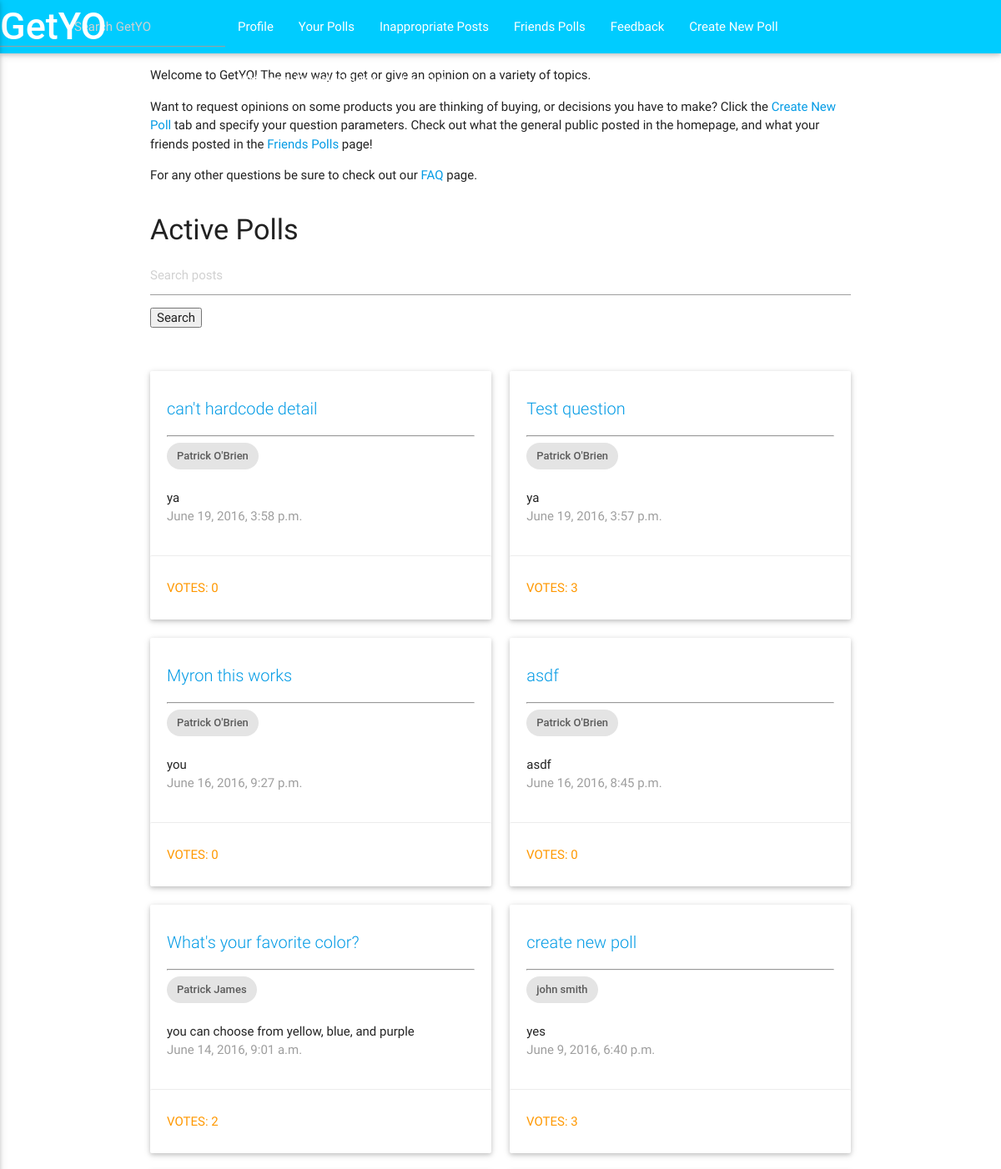
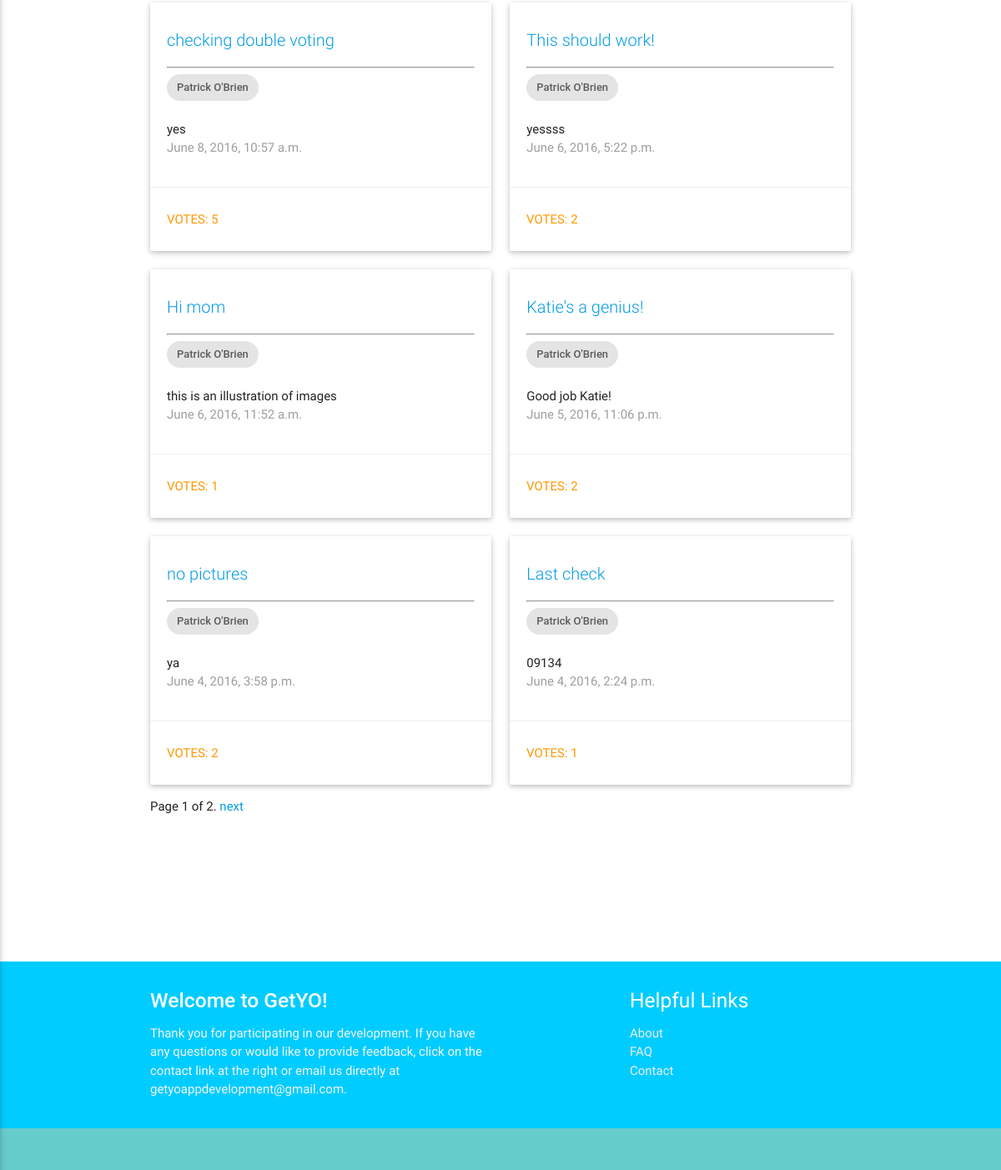
The page /app/ (signed in) on the database its author committed (2 pictures, top to bottom).
### imo_app/models.py (models this page shows, shortened)
class Question(models.Model):
    author = models.ForeignKey(UserProfile, on_delete=models.CASCADE)
    author_name = models.CharField(max_length=200, default='')
    question_text = models.CharField(max_length=200)
    description = models.TextField(default = '')
    category = models.CharField(max_length=50, default='')
    pub_date = models.DateTimeField('date published')
    choice1 = models.CharField(null=True, blank=True, default = '', max_length = 200)
    image1 = models.ImageField(null=True, blank=True)
    choice2 = models.CharField(null=True, blank=True, default = '', max_length = 200)
    image2 = models.ImageField(null=True, blank=True)
    choice3 = models.CharField(null=True, blank=True, default = '', max_length = 200)
    image3 = models.ImageField(null=True, blank=True)
    total_votes = models.IntegerField(default = 0)
    inappropriate = models.IntegerField(default=0)
    class Meta:
        ordering = ['-pub_date']

class UserProfile(models.Model):
    user = models.OneToOneField(User)
    name = models.CharField(max_length=200, default='')
    gender = models.CharField(default='', blank=True, max_length=15)
    picture = models.ImageField(blank=True, null=True, default='')
    birthday = models.DateField(blank=True, null=True)
    about = models.TextField(null = True, blank = True, default='')
    motto = models.CharField(max_length=200, null = True, blank=True, default='')
    total_friends = models.IntegerField(default=0)
    inappropriate = models.IntegerField(default=0)
    join_date = models.DateField(blank=True, null=True)
    sponsor = models.BooleanField(default=False)
    verification = models.BooleanField(default=False)
    activation_key = models.CharField(max_length=100, default='')
    terms_of_service = models.BooleanField(default=False)

### imo_app/views.py (the view)
def index(request):
    q_list = Question.objects.all()
    if request.GET.get("q"):
        query = request.GET.get("q")
        q_list = search_bars(q_list, query)
    paginator = Paginator(q_list, 12) # Show 25 contacts per page
    page = request.GET.get('page')
    try:
        q = paginator.page(page)
    except PageNotAnInteger:
        q = paginator.page(1)
    except EmptyPage:
        q = paginator.page(paginator.num_pages)
    return render(request, 'imo_app/index.html', {'q_all': q})

### imo_app/templates/imo_app/index.html (shortened to what this page needs)
{% extends "imo_app/base.html" %}
{% block content %}
  <div class="row">
    <div class="col m12">
      <p>Welcome to GetYO!  The new way to get or give an opinion on a variety of topics.</p>
      <p>Want to request opinions on some products you are thinking of buying, or decisions you have to make?
        Click the <a href="{% url 'imo_app:view_newentry' %}">Create New Poll</a> tab and specify your question parameters.  Check out what the general public posted
        in the homepage, and what your friends posted in the <a href="{% url 'imo_app:friends_polls' %}">Friends Polls</a> page!</p>
      <p>For any other questions be sure to check out our <a href="{% url 'imo_app:faq' %}">FAQ</a> page.</p>
    </div>
  </div>
    {% if user.is_authenticated %}
      <h4>Active Polls</h4>
      <div class="row">
        <div class="col m12">
        <form method='GET' action=''>
        <input type='text' name='q' placeholder='Search posts' value='{{ request.GET.q }}' />
        <input type='submit' value='Search' />
        </form>
        <br></br>
      </div>
        {% for i in q_all %}
          <div class="col m6">
            <div class="card" >
              <div class="card-content">
                <span class="card-title truncate"><a href="{% url 'imo_app:detail' i.id %}" style = "font-size: 20px">{{ i.question_text }}</a></span>
                <hr></hr>
                <div class="chip">
                  {{ i.author.user.first_name}} {{ i.author.user.last_name}}
                </div>
                <br></br>
                <p class="truncate">{{ i.description }}</p>
                <p class="grey-text">{{ i.pub_date }}</p>
              </div>
              <a href="{% url 'imo_app:detail' i.id %}"><div class="orange-text waves-effect waves-teal card-action btn-flat" style="width:100%; height: 100%">
              Votes: {{ i.total_votes }}
              </div></a>
            </div>
          </div>
        {% endfor %}
        <div class = "col s12">
        <div class="pagination">
            <span class="step-links">
                <span class="current">
                    Page {{ q_all.number }} of {{ q_all.paginator.num_pages }}.
                </span>
                {% if q_all.has_next %}
                    <a href="?page={{ q_all.next_page_number }}{% if request.GET.q %}&q={{ request.GET.q }}{% endif %}">next</a>
                {% endif %}
            </span>
        </div>
      </div>
      </div>
    {% endif %}
{% endblock content %}

### imo_app/templates/imo_app/base.html (shortened to what this page needs)
<!DOCTYPE html>
{% load staticfiles %}
<html>
  <head>
    <link rel="stylesheet" type="text/css" href="{% static 'imo_app/css/imo.css' %}" />
    <link rel="stylesheet" type="text/css" href="{% static 'materialize/css/materialize.min.css' %}" />
  </head>
  <body>
    <div class = "navbar-fixed">
      <div class="col s12">
        <nav>
          <div class="nav-wrapper" style="background-color: #00CCFF">
            {% if user.is_authenticated %}
              <a href = "{% url 'imo_app:index' %}" class="brand-logo" style="font-size: 45px"><strong>GetYO</strong></a>
              <ul class="right hide-on-med-and-down">
                <li>
                  <form action="{% url 'imo_app:search' %}" method="GET">
                    <input type='text' style="width: 270px" class = "center-align" name='a' placeholder='Search GetYO' value='{{ request.GET.a }}'/>
                  </form>
                </li>
                <li><a href="{% url 'imo_app:profile' %}">Profile</a></li>
                <li><a href="{% url 'imo_app:your_posts' %}">Your Polls</a></li>
                {% if user.is_superuser %}
                  <li><a href="{% url 'imo_app:inappropriate' %}">Inappropriate Posts</a></li>
                {% endif %}
                <li><a href="{% url 'imo_app:friends_polls' %}">Friends Polls</a></li>
                <li><a href="{% url 'imo_app:feedback_index' %}">Feedback</a></li>
                <li><a href="{% url 'imo_app:view_newentry' %}">Create New Poll</a></li>
                <li style="font-size: 16px"><a>Welcome, {{ user.first_name }} {{user.last_name}}</a><a href = "{% url 'imo_app:user_logout' %}"> Log Out</a></li>
              </ul>
            {% endif %}
          </div>
        </nav>
      </div>
    </div>
    <div class="container">
      {% block content %}
      {% endblock %}
      <br></br>
      <br></br>
      <br></br>
    </div>
    <footer class="page-footer" style="background-color: #00CCFF">
      <div class="container" >
        <div class="row">
          <div class="col l6 s12">
            <h5 class="white-text"><strong>Welcome to GetYO!</strong></h5>
            <p class="grey-text text-lighten-4">Thank you for participating in our development.
            If you have any questions or would like to provide feedback,
            click on the contact link at the right or email us directly at getyoappdevelopment@gmail.com.</p>
          </div>
          <div class="col l4 offset-l2 s12">
            <h5 class="white-text">Helpful Links</h5>
            <ul>
              <li><a class="grey-text text-lighten-3" href="{% url 'imo_app:about' %}">About</a></li>
              <li><a class="grey-text text-lighten-3" href="{% url 'imo_app:faq' %}">FAQ</a></li>
              <li><a class="grey-text text-lighten-3" href="mailto:getyoappdevelopment@gmail.com">Contact</a></li>
            </ul>
          </div>
        </div>
      </div>
      <div class="footer-copyright" style="background-color: #66CCCC">
      </div>
    </footer>
  </body>
</html>

### rows shown on the page
Question: question_text "can't hardcode detail", author.user.first_name "Patrick", author.user.last_name "O'Brien", description "ya", pub_date "June 19, 2016, 3:58 p.m.", total_votes "0"
Question: question_text "Test question", author.user.first_name "Patrick", author.user.last_name "O'Brien", description "ya", pub_date "June 19, 2016, 3:57 p.m.", total_votes "3"
Question: question_text "Myron this works", author.user.first_name "Patrick", author.user.last_name "O'Brien", description "you", pub_date "June 16, 2016, 9:27 p.m.", total_votes "0"
Question: question_text "asdf", author.user.first_name "Patrick", author.user.last_name "O'Brien", description "asdf", pub_date "June 16, 2016, 8:45 p.m.", total_votes "0"
Question: question_text "What's your favorite color?", author.user.first_name "Patrick", author.user.last_name "James", description "you can choose from yellow, blue, and purple", pub_date "June 14, 2016, 9:01 a.m.", total_votes "2"
Question: question_text "create new poll", author.user.first_name "john", author.user.last_name "smith", description "yes", pub_date "June 9, 2016, 6:40 p.m.", total_votes "3"
Question: question_text "checking double voting", author.user.first_name "Patrick", author.user.last_name "O'Brien", description "yes", pub_date "June 8, 2016, 10:57 a.m.", total_votes "5"
Question: question_text "This should work!", author.user.first_name "Patrick", author.user.last_name "O'Brien", description "yessss", pub_date "June 6, 2016, 5:22 p.m.", total_votes "2"
Question: question_text "Hi mom", author.user.first_name "Patrick", author.user.last_name "O'Brien", description "this is an illustration of images", pub_date "June 6, 2016, 11:52 a.m.", total_votes "1"
Question: question_text "Katie's a genius!", author.user.first_name "Patrick", author.user.last_name "O'Brien", description "Good job Katie!", pub_date "June 5, 2016, 11:06 p.m.", total_votes "2"
Question: question_text "no pictures", author.user.first_name "Patrick", author.user.last_name "O'Brien", description "ya", pub_date "June 4, 2016, 3:58 p.m.", total_votes "2"
Question: question_text "Last check", author.user.first_name "Patrick", author.user.last_name "O'Brien", description "09134", pub_date "June 4, 2016, 2:24 p.m.", total_votes "1"

### other values the page prints
{{ user.first_name }} "Patrick"
{{ user.last_name }} "O'Brien"
{{ q_all.number }} "1"
{{ q_all.paginator.num_pages }} "2"
